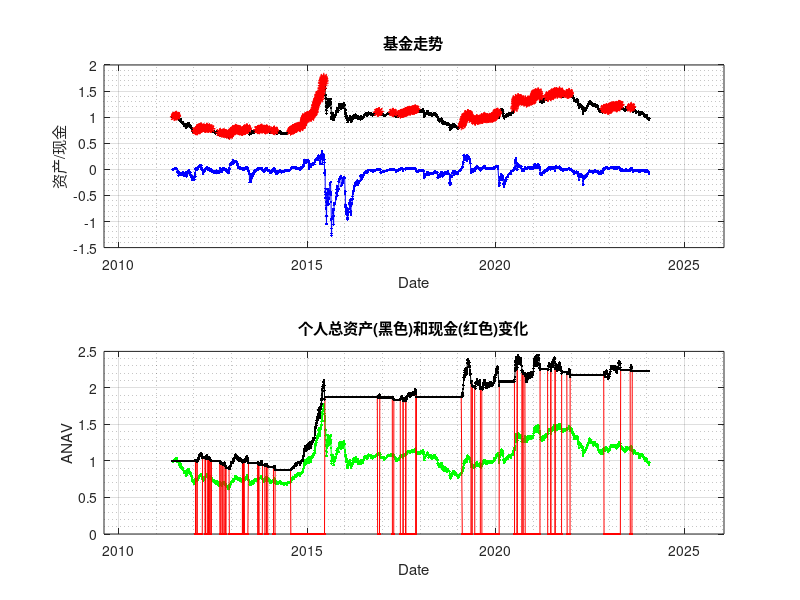

MATLAB code to generate this figure:

%DataChinaFundCached('001588'  , '2000-01-01' , '2024-10-11');
load('dataCache.mat');

%     F510300: [2856×2 double]
%     F510500: [2658×2 double]
%     F290010: [3077×2 double]  泰信中证200指数(290010.OF) 
%     F001588: [2084×2 double]  天弘中证800A 
%     F270042: [2755×2 double]  广发纳指100ETF联接人民币 



selData = data.F290010;




date = selData(:,1);

price = selData(:,2);


share = price*0;
invst = price*0;
money = price*0;

capital= money + share .*  price;
 

N=length(date);

% 做价格涨跌

dp    = price*0;
ddp  = price*0;
mdp   = price*0;

money(1)=1;

for i=2:N
	dp(i)=price(i)/price(i-1)-1;
	in=i-100;
	if (in<1) in=1; end
	 
	
	mdp(i)= mdp(i-1) + ( dp(i) * abs(dp(i))   -  mdp(i-1))/50;
	 
	share(i)=share(i-1);
	money(i)=money(i-1);
	
	
	capital(i)= money (i)+ share(i)*  price(i);
	
	if (i>100)
		if (mdp(i-1)>0)
			if (money(i-1)>0)  
			 

				share(i)=1*money(i-1)/price(i);
				money(i)=0-0*money(i-1); 

			end
		else
			 
			share(i)=0;
			money(i)=money(i)+share(i-1) *price(i); 
        end
		
        %% 借款成本
        if money(i)<0
           money(i)=money(i)*(1.08)^(1/261);
        end
        
        
        
	end

end

 


capital= money + share .*  price;




subplot(2,1,1);
plot(date, price, 'k.-'); hold on; 
plot(date,mdp*10000/4, 'b.-'); hold on; 
plot(date(mdp>0), price(mdp>0), 'r*'); hold on; 
xlabel('Date');ylabel('资产/现金');
title('基金走势');
datetick('x', 'yyyy','keeplimits');
grid on;
grid minor;
hold off;



subplot(2,1,2);
% plot(date, price/mean(price), 'g.-'); hold on; 
% plot(date, money/mean(capital), 'r.-'); hold on; 
% plot(date, capital/mean(capital), 'k.-'); hold on;
plot(date, price/price(1), 'g.-'); hold on; 
plot(date, money/capital(1), 'r.-'); hold on; 
plot(date, capital/capital(1), 'k.-'); hold on;
xlabel('Date');
ylabel('ANAV');
title('个人总资产(黑色)和现金(红色)变化');
datetick('x', 'yyyy','keeplimits');
grid on;
grid minor;
hold off;
 
 %% 日平均资产增长率
 

daily=mean(capital(2:end)./ capital(1:end-1));

realdailyly = daily^( N / (date(end)-date(1)) ) ;

yearly1_capital = realdailyly^365




daily=mean(capital(2002:end)./ capital(2001:end-1));

realdailyly = daily^( 855 / (date(end)-date(2001)) ) ;

yearly1_capital = realdailyly^365










daily=mean(price(2:end)./ price(1:end-1));

realdailyly = daily^( N / (date(end)-date(1)) ) ;

yearly_price = realdailyly^365

